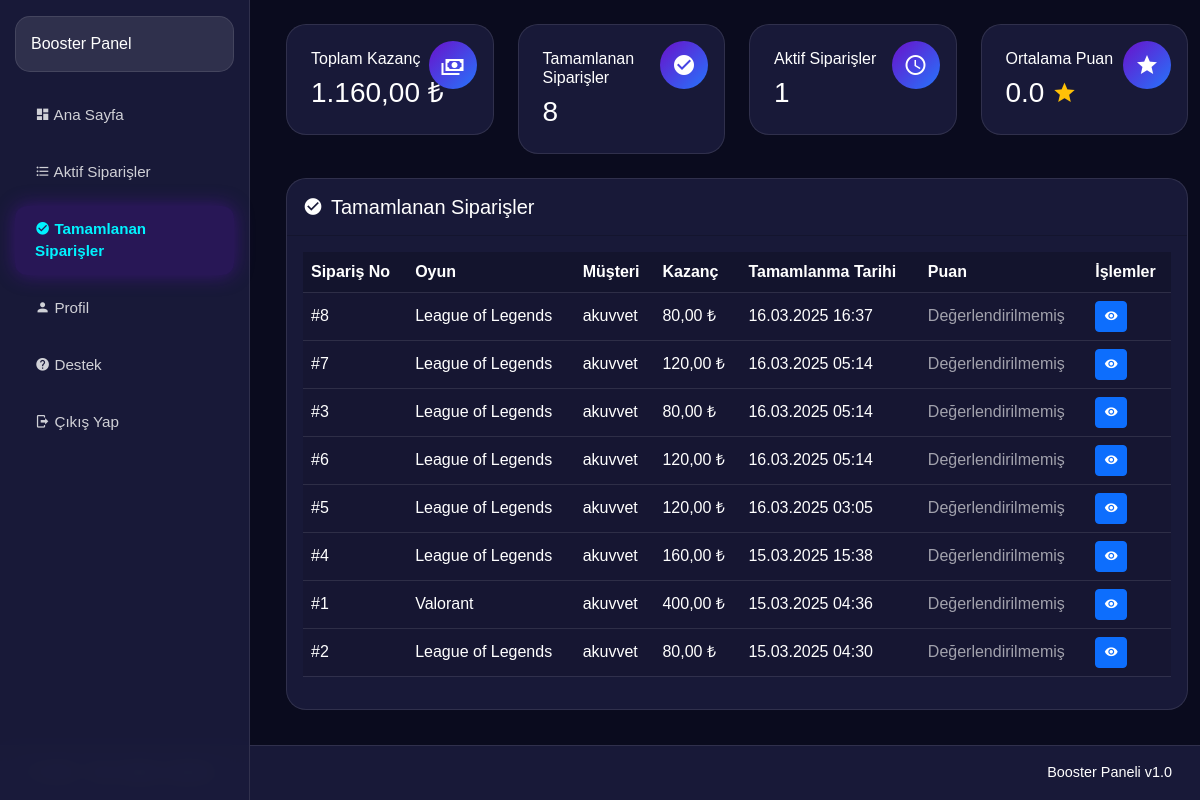
The app's page /Elo-Dosyalar/booster/completed_orders.php (signed in) with its own data.
### tables this page shows
CREATE TABLE `orders` (
  `id` int NOT NULL,
  `user_id` int NOT NULL,
  `game_id` int NOT NULL,
  `current_rank_id` int NOT NULL,
  `target_rank_id` int NOT NULL,
  `booster_id` int DEFAULT NULL,
  `price` decimal(10,2) NOT NULL,
  `notes` text,
  `status` enum('pending','in_progress','completed','cancelled') NOT NULL DEFAULT 'pending',
  `progress` int NOT NULL DEFAULT '0',
  `created_at` timestamp NULL DEFAULT CURRENT_TIMESTAMP,
  `updated_at` timestamp NULL DEFAULT CURRENT_TIMESTAMP ON UPDATE CURRENT_TIMESTAMP,
  `completed_at` timestamp NULL DEFAULT NULL,
  `priority` tinyint(1) DEFAULT '0',
  `streaming` tinyint(1) DEFAULT '0',
  `extra_options` text,
  `base_price` decimal(10,2) NOT NULL DEFAULT '0.00',
  `total_price` decimal(10,2) NOT NULL DEFAULT '0.00',
  `booster_earnings` decimal(10,2) DEFAULT '0.00'
);

CREATE TABLE `games` (
  `id` int NOT NULL,
  `name` varchar(50) NOT NULL,
  `description` text,
  `image` varchar(255) DEFAULT NULL,
  `status` enum('active','inactive') NOT NULL DEFAULT 'active',
  `created_at` timestamp NULL DEFAULT CURRENT_TIMESTAMP,
  `updated_at` timestamp NULL DEFAULT CURRENT_TIMESTAMP ON UPDATE CURRENT_TIMESTAMP
);

CREATE TABLE `users` (
  `id` int NOT NULL,
  `username` varchar(50) NOT NULL,
  `email` varchar(100) NOT NULL,
  `password` varchar(255) NOT NULL,
  `role` enum('admin','booster','user') NOT NULL DEFAULT 'user',
  `balance` decimal(10,2) NOT NULL DEFAULT '0.00',
  `status` enum('active','inactive') NOT NULL DEFAULT 'active',
  `created_at` timestamp NULL DEFAULT CURRENT_TIMESTAMP,
  `updated_at` timestamp NULL DEFAULT CURRENT_TIMESTAMP ON UPDATE CURRENT_TIMESTAMP
);

### Elo-Dosyalar/booster/completed_orders.php (the view, shortened to what this page needs)
<?php
require_once 'includes/header.php';
$stmt = $conn->prepare("
    SELECT b.*, u.username,
           (SELECT COUNT(*) FROM orders WHERE booster_id = u.id) as total_orders,
           (SELECT COUNT(*) FROM orders WHERE booster_id = u.id AND status = 'completed') as completed_orders,
           (SELECT COUNT(*) FROM orders WHERE booster_id = u.id AND status = 'in_progress') as active_orders,
           (SELECT COALESCE(SUM(booster_earnings), 0) FROM orders WHERE booster_id = u.id AND status = 'completed') as total_earnings
    FROM boosters b
    JOIN users u ON b.user_id = u.id
    WHERE b.user_id = ?
");
$stmt->execute([$_SESSION['user_id']]);
$booster = $stmt->fetch(PDO::FETCH_ASSOC);
$stmt = $conn->prepare("
    SELECT o.*, g.name as game_name, u.username as customer_name,
           (SELECT AVG(rating) FROM booster_ratings WHERE order_id = o.id) as rating
    FROM orders o
    JOIN games g ON o.game_id = g.id
    JOIN users u ON o.user_id = u.id
    WHERE o.booster_id = ? AND o.status = 'completed'
    ORDER BY o.completed_at DESC
");
$stmt->execute([$_SESSION['user_id']]);
$completed_orders = $stmt->fetchAll(PDO::FETCH_ASSOC);
?>
<div class="container-fluid py-4">
    <div class="row g-4 mb-4">
        <div class="col-md-3">
            <div class="stats-card">
                <div class="stats-icon">
                    <i class="mdi mdi-cash-multiple"></i>
                </div>
                <h6 class="text-white mb-2">Toplam Kazanç</h6>
                <h3 class="text-white mb-0"><?php echo number_format($booster['total_earnings'], 2, ',', '.'); ?> ₺</h3>
            </div>
        </div>
        <div class="col-md-3">
            <div class="stats-card">
                <div class="stats-icon">
                    <i class="mdi mdi-check-circle"></i>
                </div>
                <h6 class="text-white mb-2">Tamamlanan Siparişler</h6>
                <h3 class="text-white mb-0"><?php echo $booster['completed_orders']; ?></h3>
            </div>
        </div>
        <div class="col-md-3">
            <div class="stats-card">
                <div class="stats-icon">
                    <i class="mdi mdi-clock-outline"></i>
                </div>
                <h6 class="text-white mb-2">Aktif Siparişler</h6>
                <h3 class="text-white mb-0"><?php echo $booster['active_orders']; ?></h3>
            </div>
        </div>
        <div class="col-md-3">
            <div class="stats-card">
                <div class="stats-icon">
                    <i class="mdi mdi-star"></i>
                </div>
                <h6 class="text-white mb-2">Ortalama Puan</h6>
                <?php
                $stmt = $conn->prepare("
                    SELECT AVG(rating) as avg_rating
                    FROM booster_ratings br
                    JOIN orders o ON br.order_id = o.id
                    WHERE o.booster_id = ?
                ");
                $stmt->execute([$_SESSION['user_id']]);
                $avg_rating = $stmt->fetch(PDO::FETCH_COLUMN);
                ?>
                <h3 class="text-white mb-0">
                    <?php echo $avg_rating ? number_format($avg_rating, 1) : '0.0'; ?>
                    <small class="text-warning"><i class="mdi mdi-star"></i></small>
                </h3>
            </div>
        </div>
    </div>
    <div class="row">
        <div class="col-12">
            <div class="card border-0 glass-effect">
                <div class="card-header bg-transparent py-3">
                    <h5 class="text-white mb-0">
                        <i class="mdi mdi-check-circle me-2"></i>Tamamlanan Siparişler
                    </h5>
                </div>
                <div class="card-body">
                    <?php if (empty($completed_orders)): ?>
                        <div class="text-center py-5">
                            <img src="../assets/img/illustrations/no-data.svg" alt="Veri Yok" class="mb-3" style="height: 150px;">
                            <h5 class="text-white">Tamamlanan Sipariş Bulunmuyor</h5>
                            <p class="text-white">Henüz tamamladığınız bir sipariş bulunmamaktadır.</p>
                        </div>
                    <?php else: ?>
                        <div class="table-responsive">
                            <table class="table table-hover align-middle">
                                <thead>
                                    <tr>
                                        <th class="text-white">Sipariş No</th>
                                        <th class="text-white">Oyun</th>
                                        <th class="text-white">Müşteri</th>
                                        <th class="text-white">Kazanç</th>
                                        <th class="text-white">Tamamlanma Tarihi</th>
                                        <th class="text-white">Puan</th>
                                        <th class="text-white">İşlemler</th>
                                    </tr>
                                </thead>
                                <tbody>
                                    <?php foreach ($completed_orders as $order): ?>
                                        <tr>
                                            <td class="text-white">#<?php echo $order['id']; ?></td>
                                            <td class="text-white"><?php echo htmlspecialchars($order['game_name']); ?></td>
                                            <td class="text-white"><?php echo htmlspecialchars($order['customer_name']); ?></td>
                                            <td class="text-white"><?php echo number_format($order['booster_earnings'], 2, ',', '.'); ?> ₺</td>
                                            <td class="text-white"><?php echo date('d.m.Y H:i', strtotime($order['completed_at'])); ?></td>
                                            <td>
                                                <?php if ($order['rating']): ?>
                                                    <div class="text-warning">
                                                        <?php
                                                        $rating = round($order['rating']);
                                                        for ($i = 1; $i <= 5; $i++) {
                                                            echo $i <= $rating ? '<i class="mdi mdi-star"></i>' : '<i class="mdi mdi-star-outline"></i>';
                                                        }
                                                        ?>
                                                    </div>
                                                <?php else: ?>
                                                    <span class="text-muted">Değerlendirilmemiş</span>
                                                <?php endif; ?>
                                            </td>
                                            <td>
                                                <a href="order.php?id=<?php echo $order['id']; ?>"
                                                   class="btn btn-glow btn-primary btn-sm">
                                                    <i class="mdi mdi-eye"></i>
                                                </a>
                                            </td>
                                        </tr>
                                    <?php endforeach; ?>
                                </tbody>
                            </table>
                        </div>
                    <?php endif; ?>
                </div>
            </div>
        </div>
    </div>
</div>
<?php require_once 'includes/footer.php'; ?>

### Elo-Dosyalar/booster/includes/header.php (style rules this page uses)
:root { --primary-color: #6a11cb; --secondary-color: #2575fc; --neon-blue: #00f3ff; --neon-purple: #9d4edd; --dark-bg: #0a0b1e; --dark-card: #1a1b3a; }
body { font-family: 'Satoshi', sans-serif; background-color: var(--dark-bg); min-height: 100vh; color: #fff; display: flex; }
.card { background: rgba(26, 27, 58, 0.95) !important; backdrop-filter: blur(10px); -webkit-backdrop-filter: blur(10px); border: 1px solid rgba(255, 255, 255, 0.1) !important; border-radius: 20px; transition: all 0.3s ease; }
.text-muted { color: rgba(255, 255, 255, 0.6) !important; }

### Elo-Dosyalar/booster/completed_orders.php (style rules this page uses)
.stats-card { background: rgba(26, 27, 58, 0.95); border-radius: 20px; padding: 1.5rem; position: relative; overflow: hidden; border: 1px solid rgba(255, 255, 255, 0.1); backdrop-filter: blur(10px); -webkit-backdrop-filter: blur(10px); }
.stats-icon { position: absolute; top: 1rem; right: 1rem; width: 48px; height: 48px; border-radius: 50%; background: linear-gradient(135deg, var(--primary-color), var(--secondary-color)); display: flex; align-items: center; justify-content: center; }
.stats-icon i { font-size: 24px; color: #fff; }
.glass-effect { background: rgba(26, 27, 58, 0.95) !important; backdrop-filter: blur(10px); -webkit-backdrop-filter: blur(10px); border: 1px solid rgba(255, 255, 255, 0.1) !important; }
.table { color: #fff !important; }
.table thead th { background-color: rgba(0, 0, 0, 0.2); border-color: rgba(255, 255, 255, 0.1); }
.table tbody td { background-color: rgba(0, 0, 0, 0.1); border-color: rgba(255, 255, 255, 0.1); }

### records on screen
orders: id "8", game.name "League of Legends", user.username "akuvvet", booster_earnings "80,00", completed_at "16.03.2025 16:37"
orders: id "7", game.name "League of Legends", user.username "akuvvet", booster_earnings "120,00", completed_at "16.03.2025 05:14"
orders: id "3", game.name "League of Legends", user.username "akuvvet", booster_earnings "80,00", completed_at "16.03.2025 05:14"
orders: id "6", game.name "League of Legends", user.username "akuvvet", booster_earnings "120,00", completed_at "16.03.2025 05:14"
orders: id "5", game.name "League of Legends", user.username "akuvvet", booster_earnings "120,00", completed_at "16.03.2025 03:05"
orders: id "4", game.name "League of Legends", user.username "akuvvet", booster_earnings "160,00", completed_at "15.03.2025 15:38"
orders: id "1", game.name "Valorant", user.username "akuvvet", booster_earnings "400,00", completed_at "15.03.2025 04:36"
orders: id "2", game.name "League of Legends", user.username "akuvvet", booster_earnings "80,00", completed_at "15.03.2025 04:30"

### other values on screen
$booster['total_earnings'] "1.160,00"
$booster['completed_orders'] "8"
$booster['active_orders'] "1"
